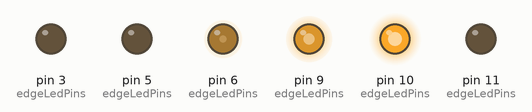
Recording of a sketch running on a simulated Arduino Uno, built with avr-gcc and run on an emulated ATmega328P. On the bench: output pins drawn as LEDs (lit = HIGH). Pins used as bus, display or sensor lines are not drawn.

Above: at 0.5 s.
At 3.8 s:
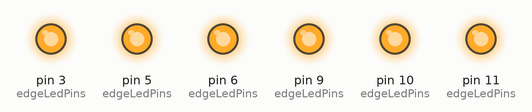
At 10.82 s:
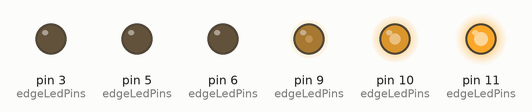
At 18.51 s:
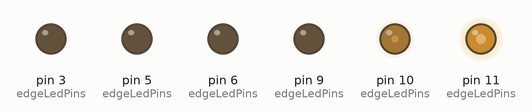
At 28.39 s:
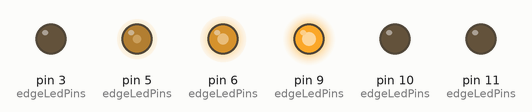
At 39.23 s:
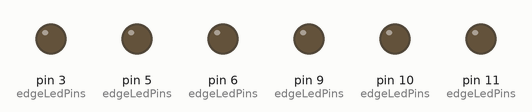
Timing chart, 0 to 40.0 s (numbered marks = the images above):
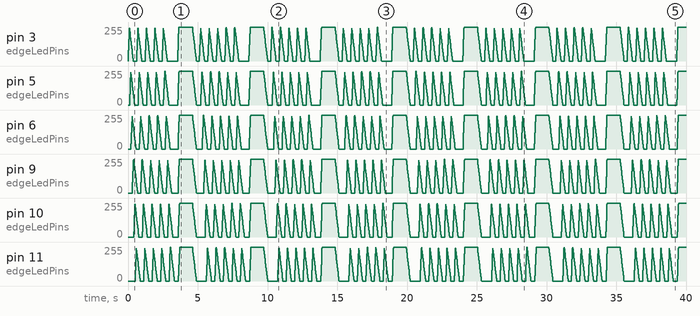

The sketch:

six_lights.ino
```cpp
// https://github.com/bhagman/SoftPWM
#include "SoftPWM.h"

// set pin for color lights:
const int colorPin =  2;      // the number of the LED pin
// Variables will change:
int ledState = LOW;             // ledState used to set the LED


byte edgeLedPins[] = {3,5,6,9,10,11};
//byte resortedLedPins[] = {3,5,6,9,10,11};


/*
void setup()
{
  // Initialize
  SoftPWMBegin();

  for (int i ; i < 6 ; i++){
    // Create and set pin 13 to 0 (off)
    SoftPWMSet(edgeLedPins[i], 1);


    // Set fade time for pin 13 to 100 ms fade-up time, and 500 ms fade-down time
    SoftPWMSetFadeTime(edgeLedPins[i], 100, 500);
  }
}

void blinkAll(){
  for (int i ; i < 6 ; i++){
    // Turn on - set to 100%
    SoftPWMSetPercent(edgeLedPins[i], 100);
  }
  delay(1000);

  for (int i ; i < 6 ; i++){
    // Turn on - set to 100%
    SoftPWMSetPercent(edgeLedPins[i], 0);
  }
  delay(500);
}
*/


/*
void circleAnimation(int loop){

  for (int i , int j = loop; i<6 ; i++, j++){
    if (j %6 == 0){
      j = 0;
    }
    resortedLedPin[i] = edgeLedPins[j];
  }


  for (int i ; i < 6 ; i++){
    // Turn on - set to 100%
    SoftPWMSetPercent(13, 100);

    // Create and set pin 13 to 0 (off)
    SoftPWMSet(edgeLedPins[i], 0);


    // Set fade time for pin 13 to 100 ms fade-up time, and 500 ms fade-down time
    SoftPWMSetFadeTime(edgeLedPins[i], 100, 500);
  }

  }
*/

/*
void loop() {
  // put your main code here, to run repeatedly:
  blinkAll();
  delay(10);


}
*/

int toggleColorLight(int pin, int state){

      // if the LED is off turn it on and vice-versa:
      if (state == LOW)
        state = HIGH;
      else
        state = LOW;

      // set the LED with the ledState of the variable:
      digitalWrite(pin, state);

      return state;

}

void setup()
{
  // Initialize
  SoftPWMBegin();

  for (int i=0 ; i<6 ; i ++){
  // Create and set pin 13 to 0 (off)
  int led = edgeLedPins[i];
  SoftPWMSet(led, 0);

  // Set fade time for pin 13 to 100 ms fade-up time, and 500 ms fade-down time
  SoftPWMSetFadeTime(led, 100, 300);

  pinMode(colorPin, OUTPUT);
  }
}

void loop()
{
  int j = 0, maxj = 5;
  while (j < maxj){
  for (int i=0 ; i<6 ; i ++){
  // Create and set pin 13 to 0 (off)
  int led = edgeLedPins[i];
  // Turn on - set to 100%
  SoftPWMSetPercent(led, 100);

  // if the LED is off turn it on and vice-versa:
  ledState = toggleColorLight(colorPin, ledState);

  // Wait for LED to turn on - you could do other tasks here
  delay(100);

  // Turn off - set to 0%
  SoftPWMSetPercent(led, 0);

  // Wait for LED to turn off

  }

  delay(10);
  // set the LED with the ledState of the variable:

  j++;
  if (j == maxj){
      delay(500);
      digitalWrite(colorPin, LOW);
      j = 0;
      for (int i=0 ; i<6 ; i ++){
      // Create and set pin 13 to 0 (off)
      int led = edgeLedPins[i];
      // Turn on - set to 100%
      SoftPWMSetPercent(led, 100);

      // Wait for LED to turn on - you could do other tasks here
      delay(10);

      }

      delay(1000);
      digitalWrite(colorPin, HIGH);
      for (int i=0 ; i<6 ; i ++){
        // Create and set pin 13 to 0 (off)
        int led = edgeLedPins[i];

        // Turn off - set to 0%
        SoftPWMSetPercent(led, 0);

        }
        // set the LED with the ledState of the variable:
        digitalWrite(colorPin, HIGH);

        delay (500);
      }

  }
}
```
